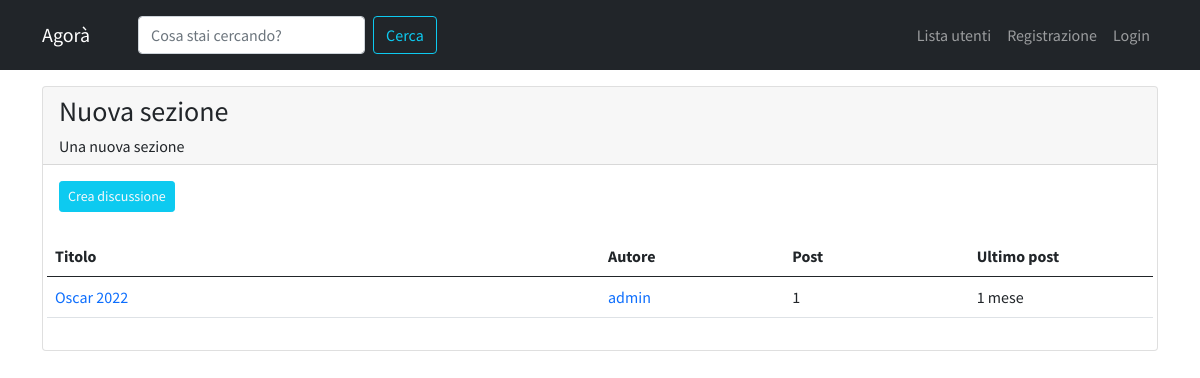
The app's page /forum/sezione/4/ with its own data.
### forum/models.py (models this page shows, shortened)
class Sezione(models.Model):
    nome_sezione = models.CharField(max_length=80)
    logo_sezione = models.ImageField(blank=True, null=True)
    descrizione = models.CharField(max_length=150, blank=True, null=True)
    class Meta:
        verbose_name = "Sezione"
        verbose_name_plural = "Sezioni"

class Discussione(models.Model):
    titolo = models.CharField(max_length=120)
    data_creazione = models.DateTimeField(auto_now_add=True)
    sezione_appartenenza = models.ForeignKey(Sezione,on_delete=models.CASCADE)
    autore_discussione = models.ForeignKey(User,on_delete=models.CASCADE,related_name="discussioni")
    def get_absolute_url(self):
        return reverse("discussione_view",kwargs={"pk":self.pk})
    class Meta:
        verbose_name = "Discussione"
        verbose_name_plural = "Discussioni"

class Post(models.Model):
    contenuto = models.TextField()
    data_creazione = models.DateTimeField(auto_now_add=True)
    autore_post = models.ForeignKey(User, on_delete=models.CASCADE,related_name="posts")
    discussione = models.ForeignKey(Discussione, on_delete=models.CASCADE)
    class Meta:
        verbose_name = "Post"
        verbose_name_plural = "Posts"

### forum/views.py (the view)
# urls.py: path('sezione/<int:pk>/',visualizza_sezione,name="sezione_view"),
def visualizza_sezione(request,pk):
    sezione = get_object_or_404(Sezione,pk=pk)
    discussioni_sezione = Discussione.objects.filter(
        sezione_appartenenza = sezione
    ).order_by("-data_creazione")
    context = {
        "sezione" : sezione,
        "discussioni":discussioni_sezione,
    }
    return render(request, 'forum/singola_sezione.html',context)

### templates/forum/singola_sezione.html (shortened to what this page needs)
{% extends 'base.html' %}
    {% block content %}
        <div class="card my-3">
            <div class="card-header">
                <h3>{{ sezione.nome_sezione }}</h3>
                <h6 class="card-text">{{ sezione.descrizione }}</h6>
            </div>
            <div class="card-body">
                <a
                role="button"
                class="btn btn-sm btn-info text-light mb-2"
                href="{% url 'crea_discussione' pk=sezione.pk %}"
                >Crea discussione</a>
                <table class="table mt-3">
                    <thead>
                        <tr class="row">
                            <th class="col-lg-6 col-4">Titolo</th>
                            <th class="col-lg-2 col-3">Autore</th>
                            <th class="col-lg-2 col-2">Post</th>
                            <th class="col-lg-2 col-3">Ultimo post</th>
                        </tr>
                    </thead>
                    <tbody>
                        <tr class="row">
                            {% for discussione in discussioni %}
                                <td class="col-lg-6 col-4">
                                    <a href="{{ discussione.get_absolute_url }}">
                                        {{ discussione.titolo }}
                                    </a>
                                </td>
                                <td class="col-lg-2 col-3">
                                    <a href="{% url 'user_profile' username=discussione.autore_discussione.username %}">
                                        {{ discussione.autore_discussione }}
                                    </a>
                                </td>
                                <td class="col-lg-2 col-2">
                                    {{ discussione.post_set.count }}
                                </td>
                                <td class="col-lg-2 col-3">
                                    {{ discussione.post_set.last.data_creazione|timesince }}
                                </td>
                            {% endfor %}
                        </tr>
                    </tbody>
                </table>
            </div>
        </div>
    {% endblock content %}

### static/agora.css (style rules this page uses)
body { font-family: 'Source Sans Pro', sans-serif!important; }
a,a:hover { text-decoration:none!important; }

### records on screen
Sezione: nome_sezione "Nuova sezione", descrizione "Una nuova sezione"
Discussione: titolo "Oscar 2022", autore_discussione "admin", post_set.count "1", post_set.last.data_creazione "1 mese"
